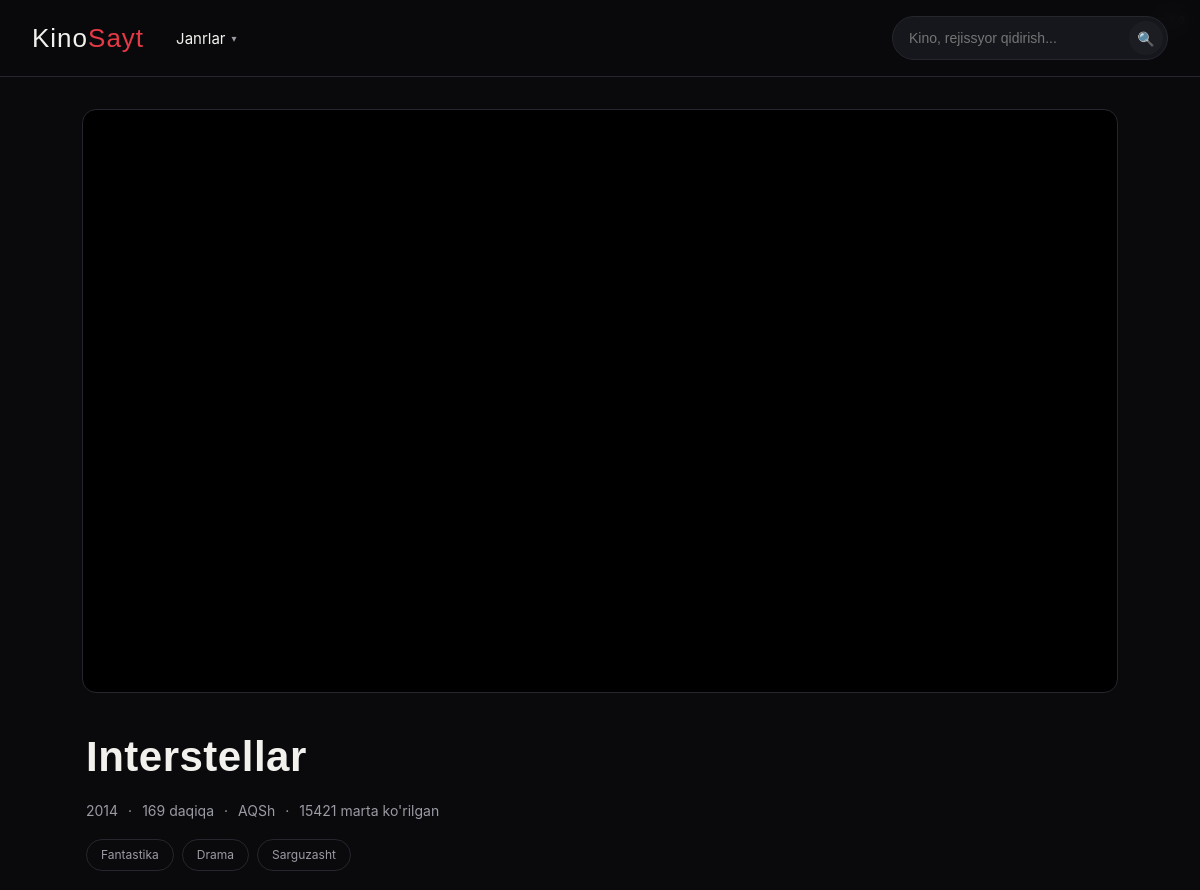
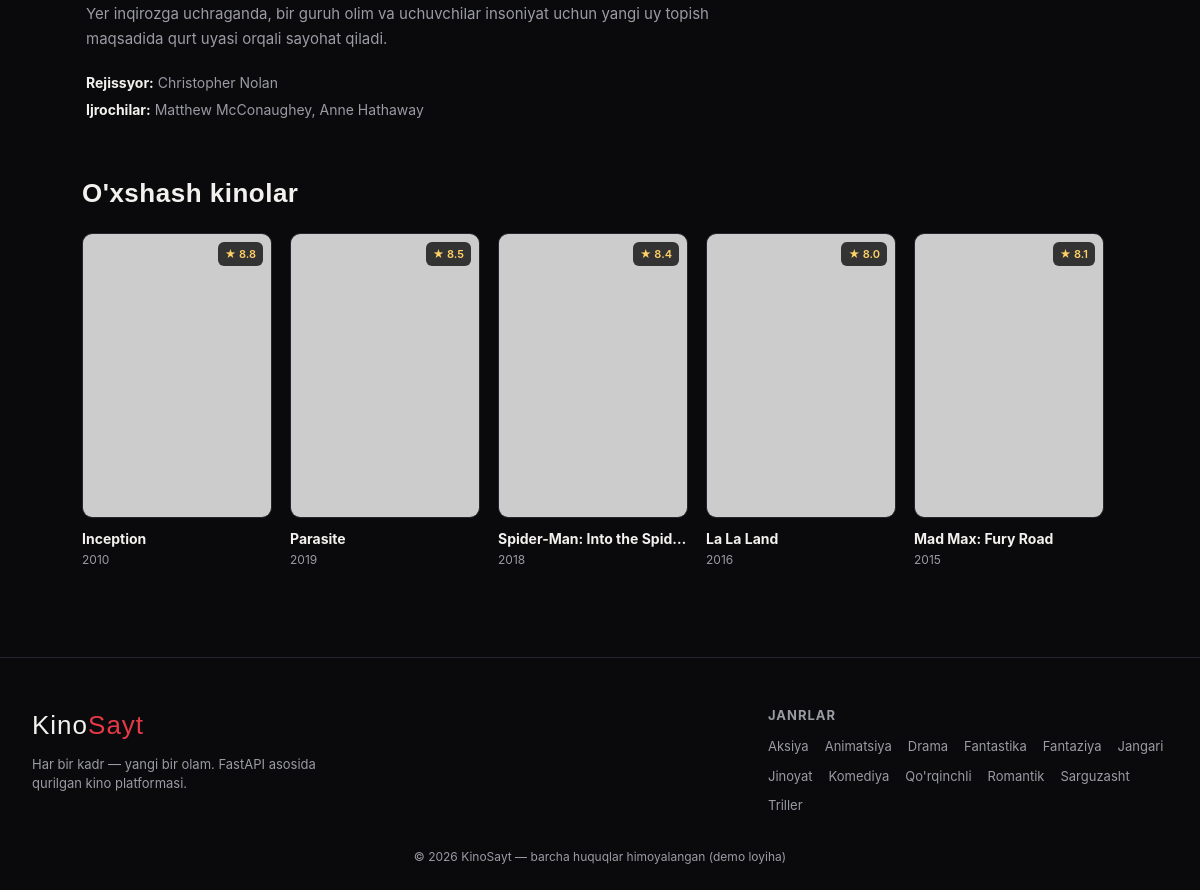
/movie/1, run on the app's committed database (2 pictures, top to bottom).
### app/models.py (models this page shows)
class Movie(Base):
    __tablename__ = "movies"
    id = Column(Integer, primary_key=True, index=True)
    title = Column(String(200), nullable=False, index=True)
    original_title = Column(String(200), nullable=True)
    year = Column(Integer, nullable=False)
    country = Column(String(100), nullable=True)
    duration_min = Column(Integer, nullable=True)
    rating = Column(Float, default=0.0)
    description = Column(Text, nullable=True)
    poster = Column(String(500), nullable=True)
    backdrop = Column(String(500), nullable=True)
    youtube_id = Column(String(50), nullable=True)
    director = Column(String(150), nullable=True)
    cast = Column(String(300), nullable=True)
    is_featured = Column(Integer, default=0)
    views = Column(Integer, default=0)
    genres = relationship("Genre", secondary=movie_genre, back_populates="movies")

class Genre(Base):
    __tablename__ = "genres"
    id = Column(Integer, primary_key=True, index=True)
    name = Column(String(50), unique=True, nullable=False)
    slug = Column(String(50), unique=True, nullable=False)
    movies = relationship("Movie", secondary=movie_genre, back_populates="genres")

### app/routers/pages.py (the view)
@router.get("/movie/{movie_id}", response_class=HTMLResponse)
async def watch_movie(request: Request, movie_id: int, db: Session = Depends(get_db)):
    movie = db.query(Movie).filter(Movie.id == movie_id).first()
    if not movie:
        raise HTTPException(status_code=404, detail="Kino topilmadi")
    movie.views = (movie.views or 0) + 1
    db.commit()
    genre_ids = [g.id for g in movie.genres]
    related = (
        db.query(Movie)
        .join(Movie.genres)
        .filter(Genre.id.in_(genre_ids), Movie.id != movie.id)
        .distinct()
        .limit(8)
        .all()
    )
    genres = db.query(Genre).order_by(Genre.name).all()
    return templates.TemplateResponse(
        request, "movie.html",
        {"movie": movie, "related": related, "genres": genres},
    )

### app/templates/movie.html (shortened to what this page needs)
{% extends "base.html" %}
{% block body_class %}watch-page{% endblock %}
{% block content %}
<main class="watch-wrap">
    <div class="player-shell">
        <div class="player-frame">
            <iframe
                src="https://www.youtube.com/embed/{{ movie.youtube_id }}?autoplay=1&rel=0"
                title="{{ movie.title }}"
                allow="accelerometer; autoplay; clipboard-write; encrypted-media; gyroscope; picture-in-picture"
                allowfullscreen>
            </iframe>
        </div>
    </div>
    <div class="movie-details">
        <div class="details-main">
            <h1>{{ movie.title }}</h1>
            <div class="meta-row">
                <span class="rating-badge">&#9733; {{ movie.rating }}</span>
                <span>{{ movie.year }}</span>
                <span>&middot;</span>
                <span>{{ movie.duration_min }} daqiqa</span>
                <span>&middot;</span>
                <span>{{ movie.country }}</span>
                <span>&middot;</span>
                <span>{{ movie.views }} marta ko'rilgan</span>
            </div>
            <div class="genre-chips">
                {% for g in movie.genres %}
                <a href="/genre/{{ g.slug }}" class="genre-chip">{{ g.name }}</a>
                {% endfor %}
            </div>
            <p class="description">{{ movie.description }}</p>
            <div class="crew-info">
                {% if movie.director %}<p><strong>Rejissyor:</strong> {{ movie.director }}</p>{% endif %}
                {% if movie.cast %}<p><strong>Ijrochilar:</strong> {{ movie.cast }}</p>{% endif %}
            </div>
        </div>
    </div>
    {% if related %}
    <section class="rail-section">
        <div class="rail-header">
            <h2>O'xshash kinolar</h2>
        </div>
        <div class="movie-rail">
            {% for m in related %}
            <a href="/movie/{{ m.id }}" class="rail-card">
                <div class="poster-wrap">
                    <span class="rating-badge">&#9733; {{ m.rating }}</span>
                </div>
                <h3>{{ m.title }}</h3>
                <p>{{ m.year }}</p>
            </a>
            {% endfor %}
        </div>
    </section>
    {% endif %}
</main>
{% endblock %}

### app/templates/base.html (shortened to what this page needs)
<!DOCTYPE html>
<html lang="uz">
<head>
    <link rel="stylesheet" href="/static/css/style.css">
</head>
<body class="{% block body_class %}{% endblock %}">
    <header class="site-header">
        <div class="header-inner">
            <a href="/" class="logo">Kino<span>Sayt</span></a>
            <nav class="main-nav">
                <div class="nav-dropdown">
                    <button class="nav-link dropdown-toggle">Janrlar <span class="chev">&#9662;</span></button>
                </div>
            </nav>
            <form class="search-wrap" action="/search" method="get">
                <input type="text" name="q" placeholder="Kino, rejissyor qidirish..." autocomplete="off" value="{{ query|default('') }}">
                <button type="submit" aria-label="Qidirish">&#128269;</button>
            </form>
        </div>
    </header>
    {% block content %}{% endblock %}
    <footer class="site-footer">
        <div class="footer-inner">
            <div class="footer-brand">
                <span class="logo">Kino<span>Sayt</span></span>
                <p>Har bir kadr &mdash; yangi bir olam. FastAPI asosida qurilgan kino platformasi.</p>
            </div>
            <div class="footer-genres">
                <h4>Janrlar</h4>
                <div class="footer-genre-list">
                    {% for g in genres %}
                    <a href="/genre/{{ g.slug }}">{{ g.name }}</a>
                    {% endfor %}
                </div>
            </div>
        </div>
        <p class="copyright">&copy; 2026 KinoSayt &mdash; barcha huquqlar himoyalangan (demo loyiha)</p>
    </footer>
</body>
</html>

### data on the page
Movie: title "Interstellar", year "2014", duration_min "169", country "AQSh", views "15421", description "Yer inqirozga uchraganda, bir guruh olim va uchuvchilar insoniyat uchun yangi uy topish maqsadida qurt uyasi orqali sayohat qiladi.", director "Christopher Nolan", cast "Matthew McConaughey, Anne Hathaway"
Genre: name "Fantastika"
Genre: name "Drama"
Genre: name "Sarguzasht"
Movie: rating "8.8", title "Inception", year "2010"
Movie: rating "8.5", title "Parasite", year "2019"
Movie: rating "8.4", title "Spider-Man: Into the Spid…", year "2018"
Movie: rating "8.0", title "La La Land", year "2016"
Movie: rating "8.1", title "Mad Max: Fury Road", year "2015"
Genre: name "Aksiya"
Genre: name "Animatsiya"
Genre: name "Fantaziya"
Genre: name "Jangari"
Genre: name "Jinoyat"
Genre: name "Komediya"
Genre: name "Qo'rqinchli"
Genre: name "Romantik"
Genre: name "Triller"
